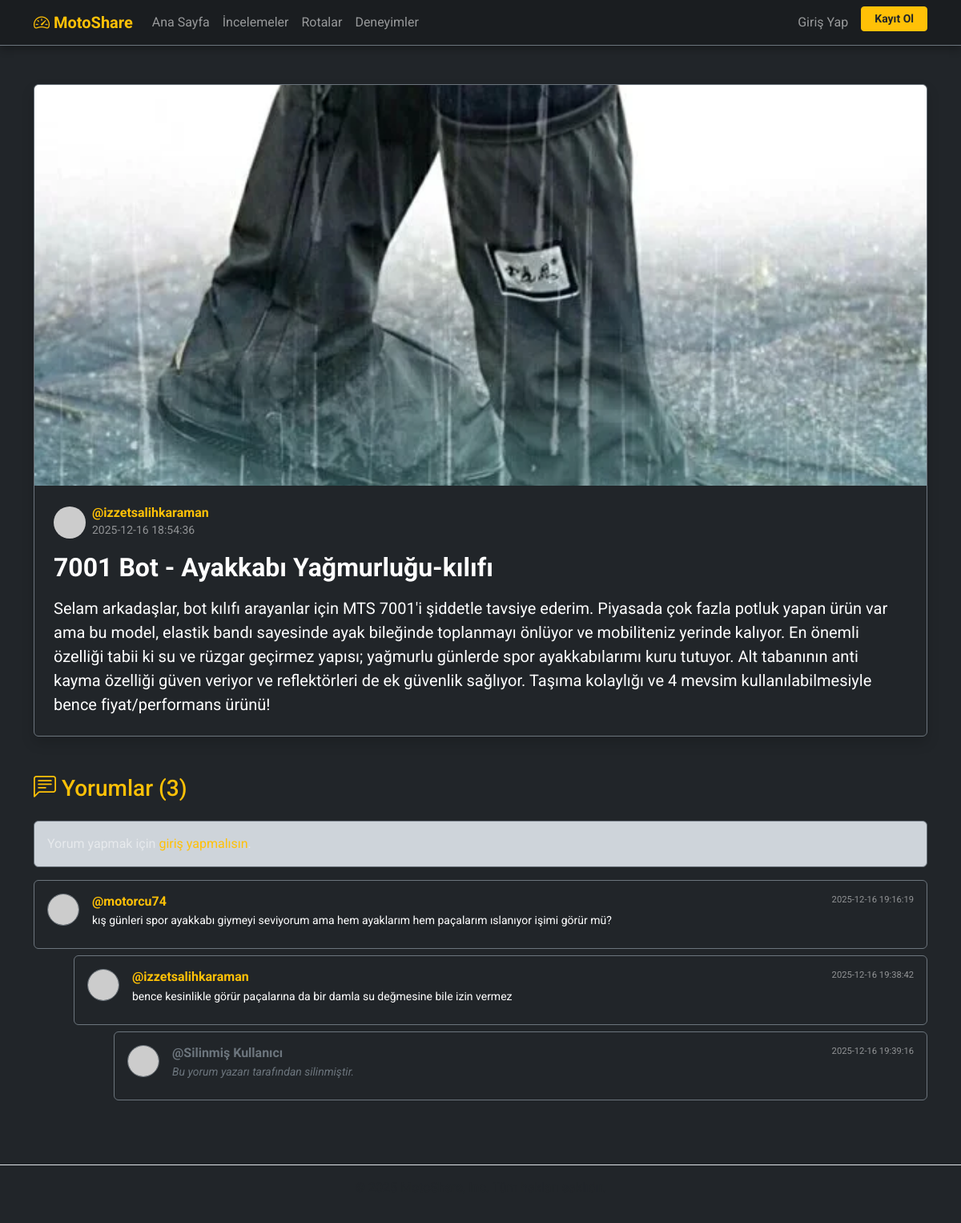
Page /MotoShare/detay.php?tur=ekipman&id=8 on the committed database.
### tables this page shows
CREATE TABLE `ekipmanlar` (
  `id` int(11) NOT NULL,
  `baslik` varchar(150) NOT NULL,
  `aciklama` text DEFAULT NULL,
  `fiyat` decimal(10,2) DEFAULT NULL,
  `resim_yolu` varchar(255) DEFAULT NULL,
  `ekleyen_id` int(11) DEFAULT NULL,
  `created_at` timestamp NOT NULL DEFAULT current_timestamp()
);

CREATE TABLE `users` (
  `id` int(11) NOT NULL,
  `username` varchar(50) NOT NULL,
  `email` varchar(100) NOT NULL,
  `password` varchar(255) NOT NULL,
  `role` enum('admin','editor','user') DEFAULT 'user',
  `created_at` timestamp NOT NULL DEFAULT current_timestamp(),
  `profil_resmi` varchar(255) DEFAULT NULL
);

CREATE TABLE `yorumlar` (
  `id` int(11) NOT NULL,
  `tur` varchar(50) NOT NULL,
  `item_id` int(11) NOT NULL,
  `user_id` int(11) NOT NULL,
  `yorum` text NOT NULL,
  `created_at` timestamp NOT NULL DEFAULT current_timestamp(),
  `parent_id` int(11) DEFAULT NULL COMMENT 'Üst yorumun IDsi',
  `deleted_at` datetime DEFAULT NULL COMMENT 'Silinme tarihi'
);

### MotoShare/detay.php (the view, shortened to what this page needs)
<?php
require_once 'baglan.php';
$tur = isset($_GET['tur']) ? $_GET['tur'] : '';
$id = isset($_GET['id']) ? (int)$_GET['id'] : 0;
$tablo = "";
if ($tur == 'ekipman') $tablo = "ekipmanlar";
elseif ($tur == 'rota') $tablo = "rotalar";
elseif ($tur == 'deneyim') $tablo = "deneyimler";
else { header("Location: index.php"); exit; }
$stmt = $db->prepare("SELECT t.*, u.username, u.profil_resmi FROM $tablo t JOIN users u ON t.ekleyen_id = u.id WHERE t.id = ?");
$stmt->execute([$id]);
$icerik = $stmt->fetch(PDO::FETCH_ASSOC);
$sahip_resim = (!empty($icerik['profil_resmi'])) ? $icerik['profil_resmi'] : "https://ui-avatars.com/api/?name=" . $icerik['username'] . "&background=ffc107&color=000";
$stmt2 = $db->prepare("
    SELECT y.*, u.username, u.profil_resmi
    FROM yorumlar y
    JOIN users u ON y.user_id = u.id
    WHERE y.tur = ? AND y.item_id = ?
    ORDER BY y.created_at ASC
");
$stmt2->execute([$tur, $id]);
$tum_yorumlar = $stmt2->fetchAll(PDO::FETCH_ASSOC);
include 'includes/header.php';
function yorumlari_listele($yorumlar, $parent_id = null, $seviye = 0) {
    foreach ($yorumlar as $y) {
        if ($y['parent_id'] == $parent_id) {
            $silinmis = !empty($y['deleted_at']);
            $margin_left = $seviye * 50;
            $gorunen_isim = $silinmis ? "Silinmiş Kullanıcı" : htmlspecialchars($y['username']);
            $gorunen_yorum = $silinmis ? "<span class='text-secondary fst-italic'>Bu yorum yazarı tarafından silinmiştir.</span>" : nl2br(htmlspecialchars($y['yorum']));
            $profil_resmi = $silinmis ? "https://ui-avatars.com/api/?name=X&background=333&color=fff" : ((!empty($y['profil_resmi'])) ? $y['profil_resmi'] : "https://ui-avatars.com/api/?name=" . $y['username'] . "&background=adb5bd&color=212529");
            $text_color = $silinmis ? "text-secondary" : "text-warning";
            echo '<div class="card bg-dark border-secondary mb-2" style="margin-left: '.$margin_left.'px;">';
            echo '  <div class="card-body p-3">';
            echo '      <div class="d-flex justify-content-between align-items-start">';
            echo '          <div class="d-flex w-100">';
            echo '              <img src="'.$profil_resmi.'" class="rounded-circle me-3 border border-secondary" width="40" height="40" style="object-fit: cover;">';
            echo '              <div class="w-100">';
            echo '                  <div class="d-flex justify-content-between">';
            echo '                      <h6 class="'.$text_color.' fw-bold mb-1">@'.$gorunen_isim.'</h6>';
            echo '                      <small class="text-white-50" style="font-size: 0.7rem;">'.$y['created_at'].'</small>';
            echo '                  </div>';
            echo '                  <p class="text-white mb-2 small">'.$gorunen_yorum.'</p>';
            echo '              </div>';
            echo '          </div>';
            echo '      </div>';
            echo '  </div>';
            echo '</div>';
            yorumlari_listele($yorumlar, $y['id'], $seviye + 1);
        }
    }
}
?>
<div class="container mt-5 mb-5">
    <div class="card shadow border-secondary bg-dark text-white mb-5">
        <?php if(!empty($icerik['resim_yolu'])): ?>
            <img src="<?php echo $icerik['resim_yolu']; ?>" class="card-img-top" style="max-height: 500px; object-fit: cover;">
        <?php endif; ?>
        <div class="card-body p-4">
            <div class="d-flex align-items-center mb-3">
                <img src="<?php echo $sahip_resim; ?>" class="rounded-circle me-2" width="40" height="40">
                <div>
                    <h6 class="mb-0 text-warning fw-bold">@<?php echo htmlspecialchars($icerik['username']); ?></h6>
                    <small class="text-white-50"><?php echo $icerik['created_at']; ?></small>
                </div>
            </div>
            <h2 class="card-title fw-bold mb-3"><?php echo htmlspecialchars($icerik['baslik']); ?></h2>
            <p class="card-text fs-5" style="white-space: pre-wrap;"><?php echo isset($icerik['aciklama']) ? htmlspecialchars($icerik['aciklama']) : htmlspecialchars($icerik['icerik']); ?></p>
        </div>
    </div>
    <h3 class="text-warning mb-4"><i class="bi bi-chat-left-text"></i> Yorumlar (<?php echo count($tum_yorumlar); ?>)</h3>
    <?php if(isset($_SESSION['user_id'])): ?>
        <div class="card bg-dark border-secondary mb-4" id="yorumFormuKarti">
            <div class="card-body">
                <form method="POST" id="yorumFormu">
                    <input type="hidden" name="parent_id" id="parent_id" value="">
                    <div id="cevapBilgi" class="alert alert-secondary d-none p-2 mb-2 small">
                        <span id="cevaplananKisi" class="fw-bold"></span> kişisine yanıt veriyorsun.
                        <button type="button" class="btn-close btn-close-white float-end" onclick="cevapIptal()"></button>
                    </div>
                    <div class="mb-3">
                        <textarea name="yorum" id="yorumAlani" class="form-control bg-dark text-white border-secondary" rows="3" placeholder="Fikrini paylaş..." required></textarea>
                    </div>
                    <button type="submit" name="yorum_yap" class="btn btn-warning fw-bold text-dark">Yorumu Gönder</button>
                </form>
            </div>
        </div>
    <?php else: ?>
        <div class="alert alert-dark border-secondary text-white-50">Yorum yapmak için <a href="login.php" class="text-warning">giriş yapmalısın</a>.</div>
    <?php endif; ?>
    <div class="yorumlar-alani">
        <?php
            if(count($tum_yorumlar) > 0) {
                yorumlari_listele($tum_yorumlar, null);
            } else {
                echo '<p class="text-white-50">Henüz hiç yorum yapılmamış. İlk yorumu sen yap!</p>';
            }
        ?>
    </div>
</div>
<?php include 'includes/footer.php'; ?>

### MotoShare/includes/header.php (style rules this page uses)
body { background-color: #212529; color: #f8f9fa; font-family: 'Roboto', sans-serif; min-height: 100vh; display: flex; flex-direction: column; }
a { text-decoration: none; }

### rows in the picture
ekipmanlar: resim_yolu (picture), users.username "izzetsalihkaraman", created_at "2025-12-16 18:54:36", baslik "7001 Bot - Ayakkabı Yağmurluğu-kılıfı", aciklama "Selam arkadaşlar, bot kılıfı arayanlar için MTS 7001'i şiddetle tavsiye ederim. Piyasada çok fazla potluk yapan ürün var ama bu model, elastik bandı sayesinde ayak bileğinde toplanmayı önlüyor ve mobiliteniz yerinde kalıyor. En önemli özelliği tabii ki su ve rüzgar geçirmez yapısı; yağmurlu günlerde spor ayakkabılarımı kuru tutuyor. Alt tabanının anti kayma özelliği güven veriyor ve reflektörleri de ek güvenlik sağlıyor. Taşıma kolaylığı ve 4 mevsim kullanılabilmesiyle bence fiyat/performans ürünü!"
yorumlar: user.username "motorcu74", created_at "2025-12-16 19:16:19", yorum "kış günleri spor ayakkabı giymeyi seviyorum ama hem ayaklarım hem paçalarım ıslanıyor işimi görür mü?"
yorumlar: user.username "izzetsalihkaraman", created_at "2025-12-16 19:38:42", yorum "bence kesinlikle görür paçalarına da bir damla su değmesine bile izin vermez"
yorumlar: deleted_at "Silinmiş Kullanıcı", created_at "2025-12-16 19:39:16", shows "Bu yorum yazarı tarafından silinmiştir."

### other values in the picture
count($tum_yorumlar) "3"
